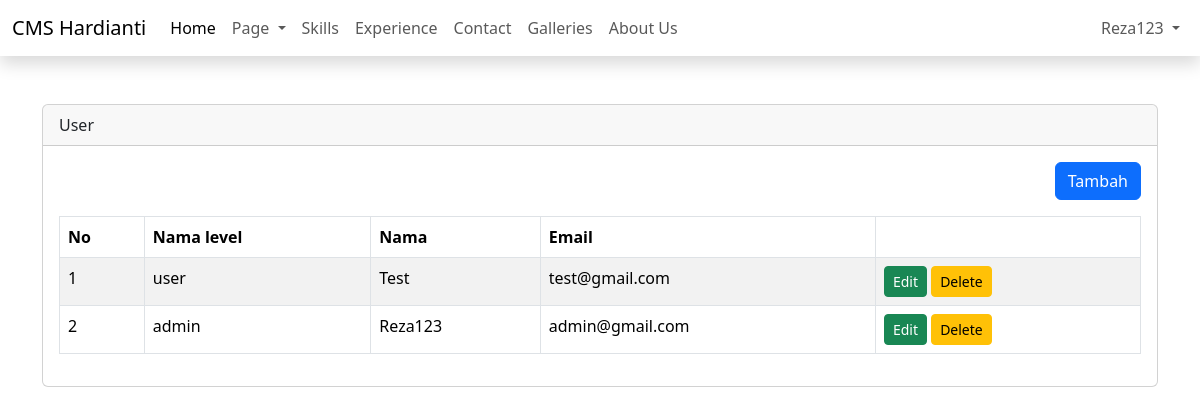
Before: /admin/dashboard.php?page=user (signed in) with the older database file.
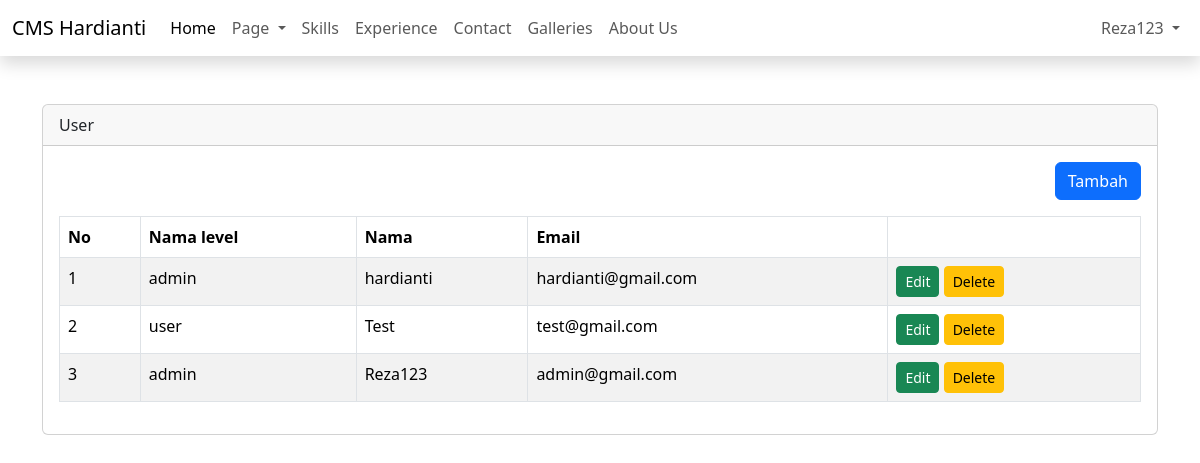
After: the same page with the newer database file.
### tables this page shows
CREATE TABLE `users` (
  `id` int(11) NOT NULL,
  `id_level` int(11) DEFAULT NULL,
  `name` varchar(50) NOT NULL,
  `email` varchar(50) NOT NULL,
  `password` varchar(100) NOT NULL,
  `created_at` timestamp NOT NULL DEFAULT current_timestamp(),
  `updated_at` timestamp NULL DEFAULT NULL ON UPDATE current_timestamp(),
  `deleted_at` tinyint(4) NOT NULL
);

CREATE TABLE `levels` (
  `id` int(11) NOT NULL,
  `name_level` varchar(25) DEFAULT NULL
);

### admin/content/user.php (the view, shortened to what this page needs)
<?php
include 'config/koneksi.php';
$query = mysqli_query($config, "SELECT levels.name_level, users.* FROM users
left join levels on levels.id = users.id_level
ORDER BY users.id DESC");
$row = mysqli_fetch_all($query, MYSQLI_ASSOC);
?>
<div class="table-responsive">
    <div align="right" class="mb-3">
        <a href="?page=tambah-user" class="btn btn-primary">Tambah</a>
    </div>
    <table class="table table-bordered table-striped" id="table">
        <thead>
            <tr>
                <th>No</th>
                <th>Nama level</th>
                <th>Nama</th>
                <th>Email</th>
                <th></th>
            </tr>
        </thead>
        <tbody>
            <?php $i = 1;
            foreach ($row as $key => $data): ?>
                <tr>
                    <td><?= $key + 1 ?></td>
                    <td><?= $data['name_level'] ?></td>
                    <td><?= $data['name'] ?></td>
                    <td><?= $data['email'] ?></td>
                    <td>
                        <a href="?page=tambah-user&edit=<?php echo $data['id'] ?>" class="btn btn-success btn-sm">Edit</a>
                        <a onclick="return confirm('Are you sure??')"
                            href="?page=user&delete=<?php echo $data['id'] ?>" class="btn btn-warning btn-sm">Delete</a>
                    </td>
                </tr>
            <?php endforeach ?>
        </tbody>
    </table>
</div>

Changed rows visible on the page:
added users: id_level.name_level "admin", name "hardianti", email "hardianti@gmail.com"
